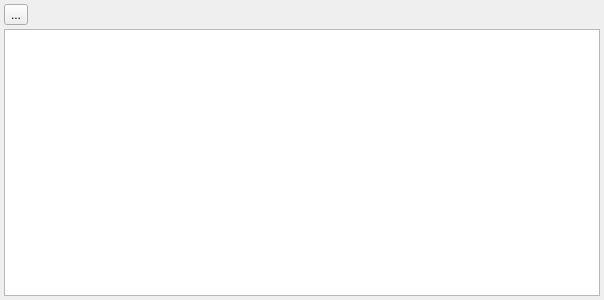
<?xml version="1.0" encoding="UTF-8"?>
<ui version="4.0">
 <class>CoAPResourceView</class>
 <widget class="QWidget" name="CoAPResourceView">
  <property name="geometry">
   <rect>
    <x>0</x>
    <y>0</y>
    <width>604</width>
    <height>300</height>
   </rect>
  </property>
  <property name="windowTitle">
   <string notr="true">Form</string>
  </property>
  <layout class="QGridLayout" name="gridLayout">
   <property name="leftMargin">
    <number>4</number>
   </property>
   <property name="topMargin">
    <number>4</number>
   </property>
   <property name="rightMargin">
    <number>4</number>
   </property>
   <property name="bottomMargin">
    <number>4</number>
   </property>
   <property name="spacing">
    <number>4</number>
   </property>
   <item row="1" column="0">
    <widget class="QTableView" name="tableView"/>
   </item>
   <item row="0" column="0">
    <layout class="QHBoxLayout" name="horizontalLayout">
     <item>
      <widget class="QToolButton" name="toolButtonColumns">
       <property name="text">
        <string>...</string>
       </property>
      </widget>
     </item>
     <item>
      <widget class="QLabel" name="label">
       <property name="text">
        <string notr="true"/>
       </property>
      </widget>
     </item>
    </layout>
   </item>
  </layout>
 </widget>
 <resources/>
 <connections/>
</ui>
